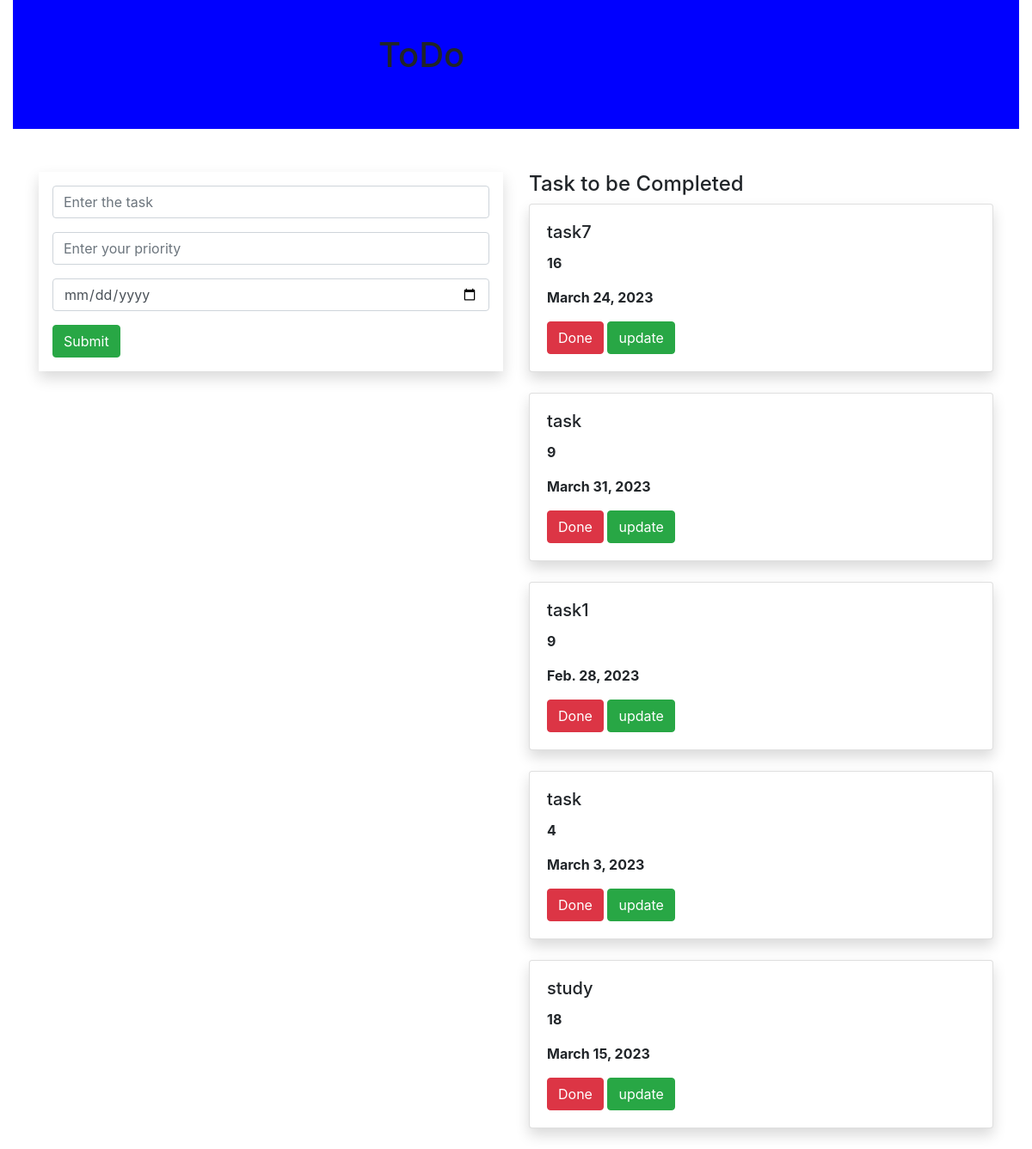
The page / on the database its author committed.
### todoapp/models.py (models this page shows, shortened)
class Task(models.Model):
    name=models.CharField(max_length=250)
    priority=models.IntegerField()
    date=models.DateField()

### todoapp/views.py (the view)
# urls.py: path('',views.add,name='add'),
def add(request):
    task1=Task.objects.all()
    if request.method=='POST':
        name=request.POST.get('task','')
        priority=request.POST.get('priority','')
        date=request.POST.get('date','')
        task=Task(name=name,priority=priority,date=date)
        task.save()
    return render(request,'home.html',{'task1':task1})

### templates/home.html (shortened to what this page needs)
{% extends 'base.html' %}
{% block content %}
<div class="container-fluid">
        <div class="row">
                    <div class="col-md-12">
                        <div class="banner">
                            <div class="banner-text">
                                <h1>ToDo</h1>
                            </div>
                        </div>
                    </div>
        </div>
</div>
<div class="container">
    <div class="row">
        <div class="col-md-6">
        <form method="POST" class="p-3 shadow">
            <div class="form-group">
    <input type="text" class="form-control" name="task" placeholder="Enter the task">
                </div>
                <div class="form-group">
        <input type="text"  class="form-control" name="priority" placeholder="Enter your priority">
                    </div>
             <div class="form-group">
        <input type="date"  class="form-control" name="date" placeholder="Enter your date">
                    </div>
    <input type="submit" class="btn btn-success">
    </form>
    </div>
        <div class="col-md-6">
            <h4> Task to be Completed</h4>
            {% for i in task1 %}
            <div class="shadow card">
                <div class="card-body">
                    <h5 class="card-title">{{i.name}}</h5>
                    <p><b>{{i.priority}}</b></p>
                                        <p><b>{{i.date}}</b></p>
                    <a class="btn btn-danger" href="{% url 'delete' i.id %}">Done</a>
                                        <a class="btn btn-success" href="{% url 'update' i.id %}">update</a>
                </div>
            </div>
            <br>
            {% endfor %}
        </div>
</div>
    </div>
{% endblock %}

### templates/base.html (shortened to what this page needs)
{% load static %}
<!DOCTYPE html>
<html lang="en">
<head>
    <link rel="stylesheet" href="https://cdn.jsdelivr.net/npm/bootstrap@4.6.2/dist/css/bootstrap.min.css">
    <link rel="stylesheet" href="{% static 'style.css' %}">
</head>
<body>
{% block content %}
{% endblock %}
</body>
</html>

### static/style.css (style rules this page uses)
.banner { background-color:blue; width:100%; height:150px; margin-bottom:50px; }
.banner-text { right:0px; width:800px; padding:40px; position:absolute; transform:transform; }

### rows shown on the page
Task: name "task7", priority "16", date "March 24, 2023"
Task: name "task", priority "9", date "March 31, 2023"
Task: name "task1", priority "9", date "Feb. 28, 2023"
Task: name "task", priority "4", date "March 3, 2023"
Task: name "study", priority "18", date "March 15, 2023"
